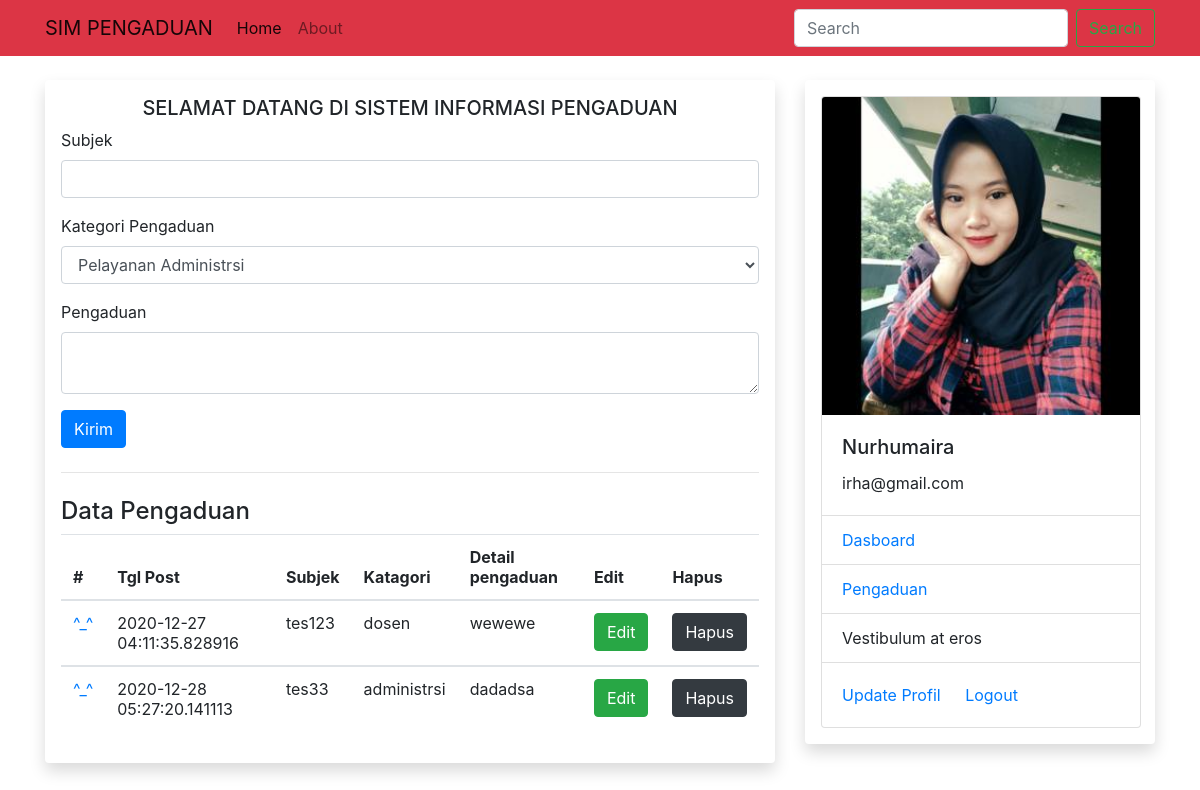
/pengaduan (signed in), run on the app's committed database.
### sim/models.py (models this page shows, shortened)
class Tpengaduan(db.Model):
    id= db.Column(db.Integer, primary_key=True)
    subjek = db.Column(db.String(100), nullable=False)
    katagori = db.Column(db.String(50), nullable=False)
    detail_pengaduan = db.Column(db.String(300), nullable=False)
    tgl_post = db.Column(db.DateTime, nullable=False, default=datetime.utcnow)
    mahasiswa_id = db.Column (db.Integer, db.ForeignKey('tmahasiswa.id'))

class Tmahasiswa(db.Model, UserMixin): #tambahka
    id= db.Column(db.Integer, primary_key=True)
    npm = db.Column(db.String(15), unique=True, nullable=False)
    nama = db.Column(db.String(100), nullable=False)
    email = db.Column(db.String(120), unique=True, nullable=False)
    password = db.Column(db.String(80), nullable=False)
    kelas = db.Column(db.String(20), nullable=False)
    alamat = db.Column(db.String(100), nullable=False)
    foto = db.Column(db.String(30), nullable=False, default='default.jpg')
    pengaduans = db.relationship('Tpengaduan', backref='mahasiswa',lazy=True)

### sim/mahasiswa/routes.py (the view)
@rmahasiswa.route("/pengaduan", methods=['GET', 'POST'])
@login_required
def pengaduan():
	dt_pengaduan=Tpengaduan.query.filter_by(mahasiswa_id=current_user.id)
	form=pengaduan_F()
	if form.validate_on_submit():
		add_pengaduan= Tpengaduan(subjek=form.subjek.data, katagori=form.kategori.data, detail_pengaduan=form.detail_pengaduan.data, mahasiswa=current_user)
		db.session.add(add_pengaduan)
		db.session.commit()
		flash('Data berhasil ditambahkan','warning')
		return redirect(url_for('rmahasiswa.pengaduan'))
	return render_template('pengaduan.html', form=form, dt_pengaduan=dt_pengaduan)

### sim/mahasiswa/forms.py
class pengaduan_F(FlaskForm):
    subjek= StringField('Subjek', validators=[DataRequired()])
    kategori= SelectField(u'Kategori Pengaduan', choices=[('administrsi','Pelayanan Administrsi'), ('fasilitas','Fasilitas'), ('dosen','Dosen')], validators=[DataRequired()])
    detail_pengaduan= TextAreaField('Pengaduan', validators=[DataRequired()])
    submit=SubmitField('Kirim')

### sim/models.py (called while the page is built)
@login_manager.user_loader
def load_user(mahasiswa_id):
    return Tmahasiswa.query.get(int(mahasiswa_id))

### sim/templates/pengaduan.html (shortened to what this page needs)
{% extends "base.html" %}
{% block konten%}
    <h2 style="font-size: 20px; text-align: center;">SELAMAT DATANG DI SISTEM INFORMASI PENGADUAN</h2>
    <form method="POST">
          <div class="form-group">
              {{form.subjek.label(class="form-control-label")}}
              {% if form.subjek.errors %}
              {{form.subjek(class="form-control is-invalid")}}
              <div class="invalid-feedback">
                {% for error in form.subjek.errors %}
                <span>{{error}}</span>
                {% endfor %}
              </div>
        {%else%}
              {{form.subjek(class="form-control")}}
        {%endif%}
      </div>
      <div class="form-group">
        {{form.kategori.label(class="form-control-label")}}
        {% if form.kategori.errors %}
        {{form.kategori(class="form-control is-invalid")}}
        <div class="invalid-feedback">
          {% for error in form.kategori.errors %}
          <span>{{error}}</span>
          {% endfor %}
        </div>
  {%else%}
        {{form.kategori(class="form-control")}}
  {%endif%}
</div>
<div class="form-group">
    {{form.detail_pengaduan.label(class="form-control-label")}}
    {% if form.detail_pengaduan.errors %}
    {{form.detail_pengaduan(class="form-control is-invalid")}}
    <div class="invalid-feedback">
      {% for error in form.detail_pengaduan.errors %}
      <span>{{error}}</span>
      {% endfor %}
    </div>
{%else%}
    {{form.detail_pengaduan(class="form-control")}}
{%endif%}
</div>
      <div class="form-group">
              {{form.submit(class="btn btn-primary")}}
      </div>
        </form>
    <hr class="my-4">
    <h4>Data Pengaduan</h4>
    <table class="table table-responsive table-hover">
      <thead>
        <tr>
          <th scope="col">#</th>
          <th scope="col">Tgl Post</th>
          <th scope="col">Subjek</th>
          <th scope="col">Katagori</th>
          <th scope="col">Detail pengaduan</th>
          <th>Edit</th>
          <th>Hapus</th>
       </tr>
      </thead>
      <tbody>
        {% for data in dt_pengaduan%}
        <tr>
          <td scope="row"><a href="{{data.id}}" data-toggle="modal" data-target="
          #modalDetail{{data.id}}">^_^</a></td>
          <td>{{data.tgl_post}}</td>
          <td>{{data.subjek}}</td>
          <td>{{data.katagori}}</td>
          <td>{{data.detail_pengaduan}}</td>
          <td><a class="btn btn-success" href="{{url_for('rmahasiswa.update_pengaduan', ed_id=data.id)}}">Edit</a></td>
          <td><a class="btn btn-dark" data-toggle="modal" data-target=#modals-hapus onclick="klik_hapus({{data.id}})">Hapus</a></td>
        </tr>
    </tbody>
        {% endfor %}
    </table>
{% endblock%}

### sim/templates/base.html (shortened to what this page needs)
<html>
    <head>
        <link rel="stylesheet" href="{{ url_for ('static', filename="css/bootstrap.min.css")}}">
        <link rel="stylesheet" type="text/css" href="{{ url_for ('static', filename="css/style.css")}}">
    </head>
    <body>
        <nav class="navbar navbar-expand-lg navbar-light bg-danger">
        <div class="container">
            <a class="navbar-brand" href="#">SIM PENGADUAN</a>
            <div class="collapse navbar-collapse" id="navbarSupportedContent">
              <ul class="navbar-nav mr-auto">
                <li class="nav-item active">
                  <a class="nav-link" href="{{url_for('rmahasiswa.home')}}">Home <span class="sr-only">(current)</span></a>
                </li>
                <li class="nav-item">
                  <a class="nav-link" href="{{url_for('rmahasiswa.about')}}">About</a>
                </li>
              </ul>
              <form class="form-inline my-2 my-lg-0">
                <input class="form-control mr-sm-2" type="search" placeholder="Search" aria-label="Search">
                <button class="btn btn-outline-success my-2 my-sm-0" type="submit">Search</button>
              </form>
            </div>
        </div>
          </nav>
        <div class="container mt-4">
            <div class="row">
                <div class="col-md-8">
                    <div class="shadow p-3 mb-5 bg-white rounded">
                    {% block konten%}
                    {% endblock%}
                    </div>
                </div>
                <div class="col-md-4">
                    <div class="shadow p-3 mb-5 bg-white rounded">
                        {% if current_user.is_authenticated %}
                        <div class="card" style="width: 20rem;">
                          <img src="{{url_for('static',filename='foto/' + current_user.foto)}}" class="card-img-top" alt="...">
                          <div class="card-body">
                            <h5 class="card-title">{{current_user.nama}}</h5>
                            <p class="card-text">{{current_user.email}}</p>
                          </div>
                          <ul class="list-group list-group-flush">
                            <li class="list-group-item"> <a href="{{url_for('rmahasiswa.akunmahasiswa')}}">Dasboard</a>
  </li>
                            <li class="list-group-item"><a href="{{url_for('rmahasiswa.pengaduan')}}">Pengaduan</a></li>
                            <li class="list-group-item">Vestibulum at eros</li>
                          </ul>
                          <div class="card-body">
                            <a href="{{url_for('rmahasiswa.edit_mahasiswa')}}" class="card-link">Update Profil</a>
                            <a href="{{url_for('rmahasiswa.logout_mahasiswa')}}" class="card-link">Logout</a>
                          </div>
                        </div>
                        {% endif %}
                    </div>
                    </div>
            </div>
        </div>
    </body>

### data on the page
Tpengaduan: tgl_post "2020-12-27 04:11:35.828916", subjek "tes123", katagori "dosen", detail_pengaduan "wewewe"
Tpengaduan: tgl_post "2020-12-28 05:27:20.141113", subjek "tes33", katagori "administrsi", detail_pengaduan "dadadsa"
Tmahasiswa: foto (picture), nama "Nurhumaira", email "irha@gmail.com"
